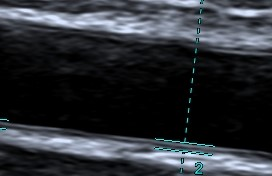
%> input picture 82.jpg, 272 x 176 px
$ octave F_J.m   (GNU Octave 9; MATLAB toolbox functions it lacks are replaced by stand-ins)
%> lines starting %> are read from the running program, lines starting %| are printed output that depends on the picture; long printed decimals are rounded
### fcm.m
function [C, dist, J] = fcm(X, k, b)
iter = 0;
[N, p] = size(X);
P = randn(N, k);
P = P./(sum(P, 2)*ones(1, k));
J_prev = inf; J = [];
while true,
    iter = iter + 1;
    t = P.^b;
    C = (X'*t)'./(sum(t)'*ones(1, p));
    dist = sum(X.*X, 2)*ones(1, k) + (sum(C.*C, 2)*ones(1, N))'-2*X*C';
    t2 = (1./dist).^(1/(b-1));
    P = t2./(sum(t2, 2)*ones(1, k));
    J_cur = sum(sum((P.^b).*dist))/N;
    J = [J J_cur];
    if norm(J_cur-J_prev, 'fro') < 1e-3,
        break;
    end
   display(sprintf('#iteration: %03d, objective function: %f', iter, J_cur));
   J_prev = J_cur;
end

### F_J.m
clear all; close all;
tic
I = imread('82.jpg');
%> I is the input picture: size 176x272x3 uint8; mean R, G, B 45.1, 48.4, 53.9
imshow(I)
rng('default');
[m, n, p] = size(I);
%> m = 176; n = 272; p = 3
X = reshape(double(I), m*n, p);
k = 5; b = 5;
[C, dist, J] = fcm(X, k, b);
%> the loop in fcm, `while true,` made 41 passes
%> (J_cur, J_prev) on passes 12 to 23: (6.32, 6.32), (6.28, 6.28), (6.24, 6.24), (6.2, 6.2), (6.17, 6.17), (6.14, 6.14), (6.12, 6.12), (6.1, 6.1), (6.08, 6.08), (6.07, 6.07), (6.05, 6.05), (6.04, 6.04)
%> (J_cur, J, J_prev) on passes 1 to 6: (27.68, 27.68, 27.68), (7.67, [27.68 7.67], 7.67), (7.37, [27.68 7.67 7.37], 7.37), (7.15, [27.68 7.67 7.37 7.15], 7.15), (6.97, [27.68 7.67 7.37 7.15 6.97], 6.97), (6.81, [27.68 7.67 7.37 7.15 6.97 6.81], 6.81)
%| #iteration: 001, objective function: 27.679
%| #iteration: 002, objective function: 7.667
%| #iteration: 003, objective function: 7.374
%| #iteration: 004, objective function: 7.148
%| #iteration: 005, objective function: 6.966
%| #iteration: 006, objective function: 6.815
%| #iteration: 007, objective function: 6.694
%| #iteration: 008, objective function: 6.594
%> (further printed lines are left out)
%> after the loop in fcm, `while true,`: J = 41 values, max 27.68 at index 1, min 5.96 at index 41, mean 6.78; iter = 41
%> C = [122.6 130.1 144.7; 21.77 23.03 26.5; 168 178.1 196.8; 68.47 72.59 81.59; 0.601 0.632 0.725]
[~, label] = min(dist, [], 2);
figure
imshow(uint8(reshape(C(label, :), m, n, p)))
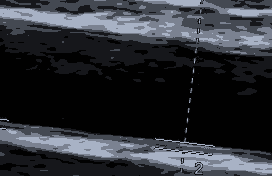
%> displayed picture: size 176x272x3, on the screen's scale of 0 to 255; mean R, G, B 44, 46.7, 52.2
figure
plot(1:length(J), J, 'r-*'), xlabel('#iterations'), ylabel('objective function')
%> after `ylabel('objective function')`:
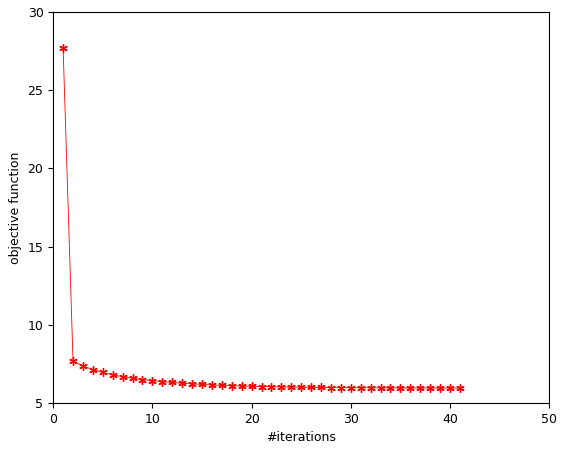
%> figure redrawn from the program's plot data; curve peaks at x = 1, y = 27.68
C
toc

$ run again, with 81.jpg copied over 82.jpg
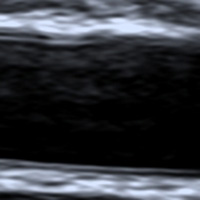
%> input picture 81.jpg, 200 x 200 px
%> I is the input picture: size 200x200x3 uint8; mean R, G, B 50, 52.8, 58.8
%> the loop in fcm, `while true,` made 51 passes
%> (J_cur, J_prev) on passes 12 to 19: (7.61, 7.61), (7.5, 7.5), (7.39, 7.39), (7.28, 7.28), (7.19, 7.19), (7.11, 7.11), (7.04, 7.04), (6.98, 6.98)
%> (printed output is left out)
%> after the loop in fcm, `while true,`: J = 51 values, max 10.44 at index 1, min 6.58 at index 51, mean 7.21; iter = 51
%> `[C, dist, J] = fcm(X, k, b);`: C = [142.6 150.3 167.6; 192.6 203.8 226; 81 85.26 95.56; 28.78 29.86 33.9; 0.598 0.616 0.65]
%> `ylabel('objective function')`:
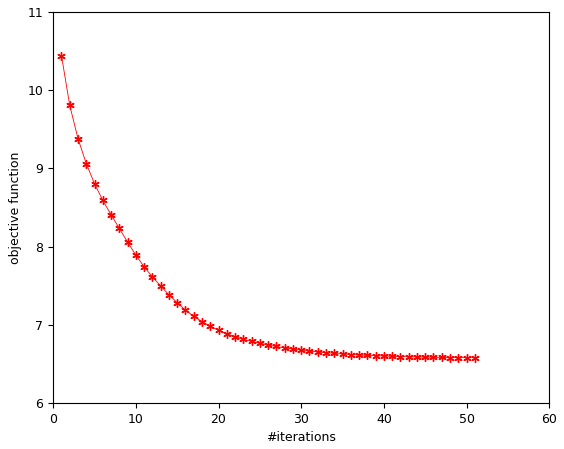
%> figure redrawn from the program's plot data; curve peaks at x = 1, y = 10.44
